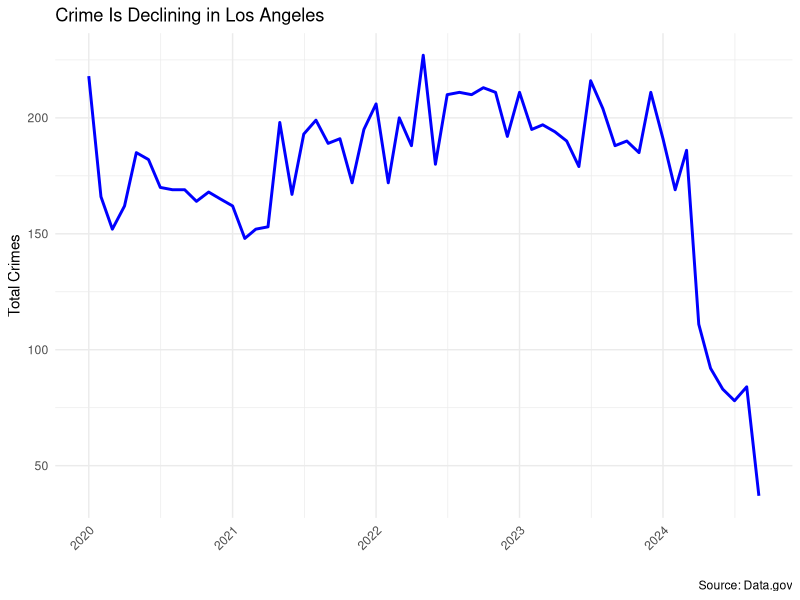
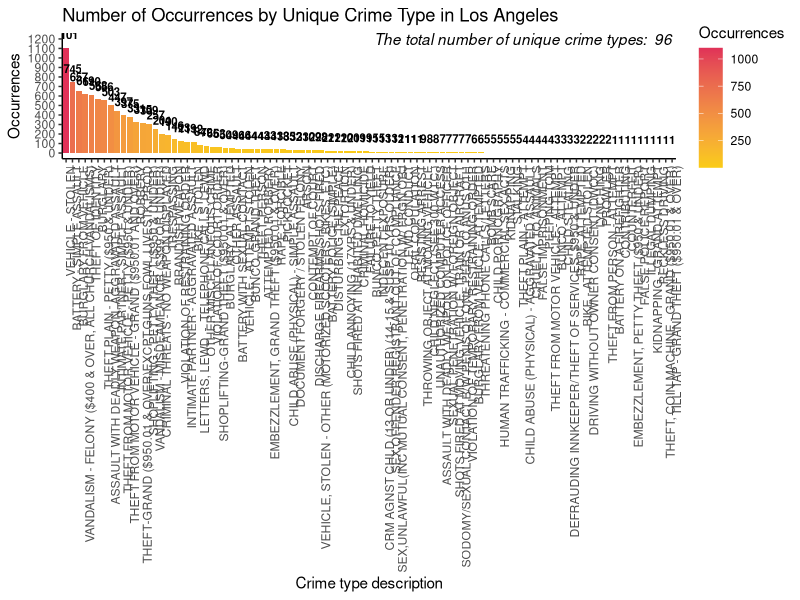
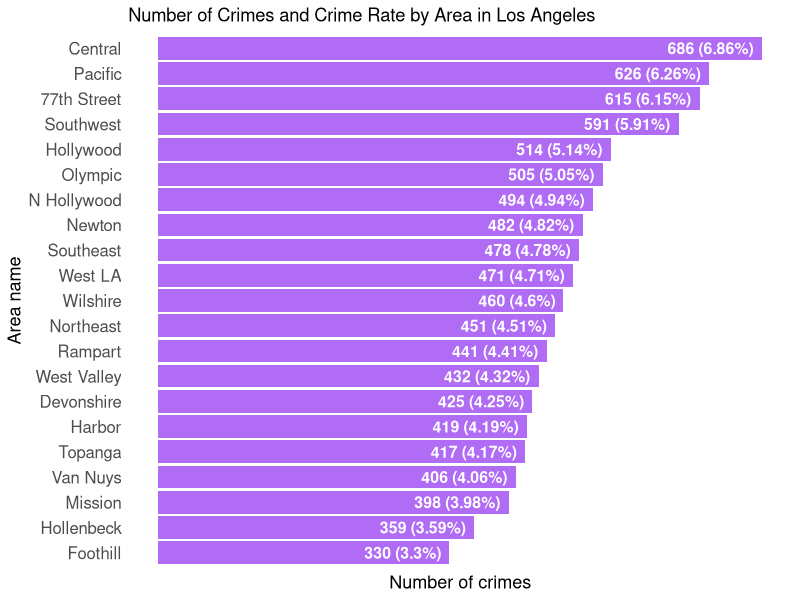
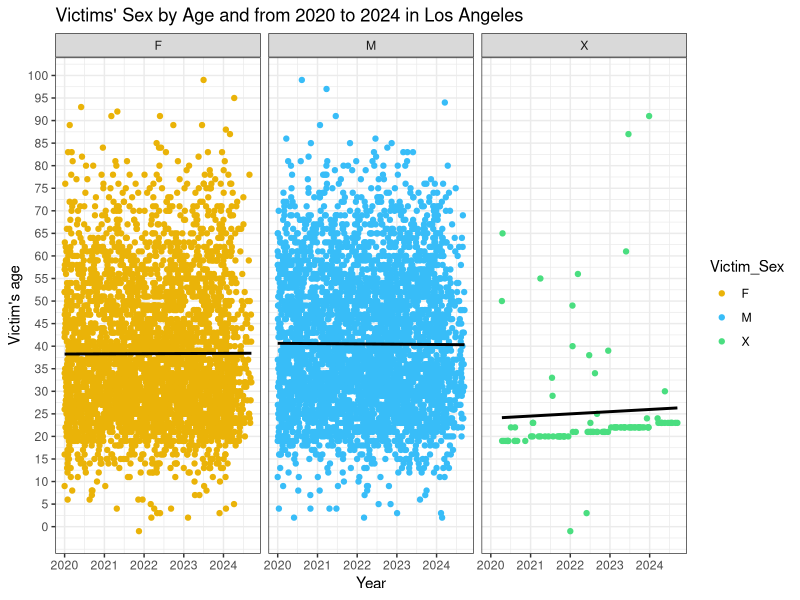

The R source for these figures, in order:
# Assignment 1: Exploring Crime Data in Los Angeles ----

# In this assignment, you'll be exploring a data set containing information
# about crimes in Los Angeles. The goal is to analyze and summarize key aspects
# of the data to better understand crime patterns.

# Start with a few simple ideas:

#1) What are the unique crimes happening in LA?
#2) Which type of crime is occurring the most?
#3) Which neighborhoods are experiencing the highest crime rates?
#4) Create 3 visuals from the data. Keep in mind the best practices we learned from
#Tufte and Berinato. Make sure all your graphs are customized.

# Deliverables:
# An R Script file.
# Screenshots of your graphs with a brief description of what you created. In your document 
# attach your visual with the caption explain what you accomplished with each chart.  

# Note: Each graph must have at least 4 modifications (more is better :) ) from the default settings to 
# receive full credit. You can include elements such as color, labels, axis names, titles, captions, or even remove
# unnecessary elements to enhance clarity. Be creative and ensure your graphs are informative
# and appealing.

# Helpful Reading Resources:

#Data Visualization: A Practical Introduction by Kieran Healy https://socviz.co/
#Chapter 3: Make a plot and
#Chapter 4: Show the right numbers



# Section 1: Read in required packages and libraries needed ----

# install.packages("tidyverse")
# install.packages("ggplot2")
# install.packages("dplyr")
# install.packages("readr")

library(tidyverse)
library(ggplot2)
library(dplyr)
library(readr)



# Section 2: Load data, review data, and format ----
crime_tbl <- read.csv("crime_data.csv")

# Check for for NAs in entire dataset
any(is.na(crime_tbl))

# Remove Nas from data
crime_tbl <- na.omit(crime_tbl)

# sanity check
is.na(crime_tbl)

# see column names
names(crime_tbl)

# rename columns for ease
crime_tbl <- crime_tbl %>%
  rename(
    "Report_Number"          = DR_NO,              
    "Date_of_Occurrence"     = DATE.OCC,       
    "Time_of_Occurrence"     = TIME.OCC,     
    "Crime_Code_Description" = Crm.Cd.Desc,
    "Crime_Code"             = Crm.Cd,  
    "Premise_Description"    = Premis.Desc,
    "Premise_Code"           = Premis.Cd,
    "Victim_Race"            = Vict.Descent,
    "Victim_Sex"             = Vict.Sex,
    "Victim_Age"             = Vict.Age,    
    "Neighborhood"           = AREA.NAME,
    "Neighborhood_Code"      = AREA,  
  )

# Convert date column "Date_of_Occurrence" to just date since we already have a time column 
crime_tbl$Date_of_Occurrence <- as.Date(crime_tbl$Date_of_Occurrence, format = "%m/%d/%Y")

# Sanity reformatted column
head(crime_tbl)



# Section 3: Wrangling crime data ----
# Data Manipulation

# Aggregate data by month
crime_by_month <- crime_tbl %>%
  mutate(Month = format(Date_of_Occurrence, "%Y-%m")) %>%
  group_by(Month) %>% # Group crimes by month
  summarise(Total_Crimes = n()) # n() counts the number of rows in each group, how many times each type of crime occurs.

# Convert Month back to Date to prepare date for plotting
crime_by_month$Month <- as.Date(paste0(crime_by_month$Month, "-01"))

# Create Line Chart showing total crimes per month ----
ggplot(crime_by_month, aes(x = Month, y = Total_Crimes)) +
  
  # Canvas
  geom_line(color = "blue", linewidth = 1) +  # Line plot for trend
  #geom_point(color = "red", size = 2) +  # Add points for emphasis
  theme_minimal() +
  labs(title = "Crime Is Declining in Los Angeles",
       caption = "Source: Data.gov",
       x = "",
       y = "Total Crimes") +
  theme(axis.text.x = element_text(angle = 45, hjust = 1))

# 1) What are the unique crimes happening in LA?
unique_crime_types <- unique(crime_tbl$Crime_Code_Description)
number_of_unique_crime_types <- length(unique_crime_types)
number_of_unique_crime_types

# 2) Which type of crime is occurring the most?
# Get the occurrences of each crime type
crime_type_occurrences <- crime_tbl %>%
  group_by(Crime_Code_Description) %>%
  summarise(Occurrences = n())

# Find the max occurrence
most_occurring_crime <- crime_type_occurrences[which.max(crime_type_occurrences$Occurrences), ]
most_occurring_crime

# 3) Which neighborhoods area experiencing the highest crime rates?
total_number_of_crimes <- nrow(crime_tbl)

number_of_crimes_by_area <- crime_tbl %>%
  group_by(Neighborhood) %>%
  summarise(Number_Of_Crimes = n())

number_of_crimes_by_area$Rate <- number_of_crimes_by_area$Number_Of_Crimes / total_number_of_crimes * 100

highest_crime_rate_area <- number_of_crimes_by_area[which.max(number_of_crimes_by_area$Rate), ]
highest_crime_rate_area

# 4) Graphs
# 1. [For questions 1 & 2] Use a bar chart to display the number of occurrences 
# by each unique crime type.

# Short description: This bar chart shows the number of occurrences for each of 
# the 96 unique crime types in Los Angeles, with 'Vehicle - Stolen' being the 
# most frequent with 1,101 occurrences. The color gradient transitions from red 
# to yellow, indicating from high to low in the number of occurrences.

# Set variables
y_lower_limit <- 0
y_upper_limit <- 1200
y_interval <- 100
annotation <- paste(
  "The total number of unique crime types: ", 
  number_of_unique_crime_types
) 

# Chart
ggplot(
  crime_type_occurrences,
  aes(
    x=reorder(Crime_Code_Description, -Occurrences),
    y=Occurrences,
    fill = Occurrences
  )
) +
geom_col() +
geom_text(aes(label = Occurrences), vjust = -1, fontface = "bold",size = 2.9) +
labs(
  title = "Number of Occurrences by Unique Crime Type in Los Angeles",
  x = "Crime type description"
) +
annotate(
  "text",
  x = number_of_unique_crime_types,
  y = y_upper_limit,
  label = annotation,
  hjust = 1,
  fontface = "italic"
) +
theme_classic() +
theme(axis.text.x = element_text(angle = 90, hjust = 1)) +
scale_y_continuous(breaks = seq(y_lower_limit, y_upper_limit, y_interval)) +
scale_fill_gradient(low = "#facc15", high = "#e03158")

# Modifications
# - Used reorder() to sort the data in descending order by the "Occurrences" column and set the fill of the columns by Occurrences.
# - Used geom_col() since the variables are discrete and continuous.
# - Used geom_text() to display the number of occurrences above each column.
# - Used labs() to add a title to the chart and label the x-axis (the y-axis retains its default label).
# - Used annotate() to add an annotation indicating that there are 96 unique crimes, positioned at the top right.
# - Used theme_classic() to apply the classic theme.
# - Used theme() to rotate the text on the x-axis by 90 degrees and align it to the top.
# - Used scale_y_continuous() to adjust the scale of the y-axis, from 0-1250 to 0-1200 and
# - Used scale_fill_gradient() to fill the columns, with higher occurrences being represented by red.


# 2. [For questions 3] Use a horizontal bar chart to show the number of crimes by area

# Short description: This horizontal bar chart shows the number of crimes and crime rates 
# by area in Los Angeles. Central is a "hot" area having the highest crime rate at about 6.86%. 
# The colors range from light to dark purple, where darker shades mean higher crime rates, 
# and lighter shades mean lower crime rates.
ggplot(number_of_crimes_by_area,
       aes(x=reorder(Neighborhood, Number_Of_Crimes),
           y=Number_Of_Crimes,
           fill = Number_Of_Crimes)) +
  coord_flip() +
  geom_col(fill = "#b06cf5") +
  geom_text(aes(label = paste(Number_Of_Crimes, " (", round(Rate, digits = 2), "%)", sep = "")),
            hjust = 1.1,
            fontface = "bold",
            size = 4,
            color = "white") +
  labs(title = "Number of Crimes and Crime Rate by Area in Los Angeles",
       x = "Area name",
       y= "Number of crimes") +
  theme_classic() +
  theme(
    axis.title.x = element_text(size = 13),
    axis.title.y = element_text(size = 13),
    axis.text.x = element_blank(),
    axis.text.y = element_text(size = 12),
    axis.ticks = element_blank(),
    axis.line = element_blank())

# Modifications
# - Used reorder() to sort the data in descending order by the Number_Of_Crimes column and set the fill of the columns by Number_Of_Crimes.
# - Used coord_flip() to display the bar chart horizontally.
# - Used geom_col() since the variables are discrete and continuous.
# - Used geom_text() to show the number of crimes and their percentage (rounded to two decimals) next to the horizontal bars.
# - Used labs() to add a title to the chart and label the x and y axes.
# - Used theme_classic() to apply the classic theme.
# - Used theme() to change the font size of the text and titles on the x and y axes. Additionally, hid the text on the x-axis, as well as the axes and ticks.
# - Used scale_fill_gradient2() to fill the color with a purple palette, midpoint at 400.


# 3. Use a scatterplot to analyze victims' sex by their age and the date the crime occurred

# Short description: The chart shows the distribution of victims' sex by age and the date the crime occurred. 
# It can be seen that crimes most frequently affect victims around the age of 40, with gender types 'F' and 'M'.
# In contrast, victims with gender type 'X' face fewer crimes, and most of them are between the age of 25 and 30.

# Clean rows having no information about victim's sex and rows having age is 0
# vsa: victime's sex and age
cleaned_crime_tbl_by_vsa <- crime_tbl %>%
  #select(Date_of_Occurrence, Victim_Age, Victim_Sex, Victim_Race, Crime_Code_Description) %>%
  filter(Victim_Age != 0, Victim_Sex != "")
y_lower_limit <- 0
y_upper_limit <- 100
y_interval <- 5

ggplot(cleaned_crime_tbl_by_vsa, 
       aes(x = Date_of_Occurrence, 
           y = Victim_Age, 
           color = Victim_Sex)) +
  geom_point() +
  geom_smooth(method = "lm", se = FALSE, color="black") +
  facet_grid(cols = vars(Victim_Sex)) +
  labs(title = "Victims' Sex by Age and from 2020 to 2024 in Los Angeles",
       x = "Year",
       y= "Victim's age") +
  theme_bw() +
  scale_colour_manual(values = c("F" = "#eab308","M" = "#38bdf8", "X"= "#4ade80")) +
  scale_y_continuous(breaks = seq(y_lower_limit, y_upper_limit, y_interval))

# Modifications
# - Used geom_point() to display scatterplots.
# - Used geom_smooth() to show the linear regression line, disable the confidence interval, and set the color of the line to black.
# - Used facet_grid() to view different scatterplots based on victims' sex.
# - Used labs() to add a title to the chart and label the axes.
# - Used theme_bw() to apply the classic dark-on-light theme.
# - Used scale_colour_manual() to apply specific colors to each sex type.
# - Used scale_y_continuous() to adjust the default range and set each segment size to 5.
